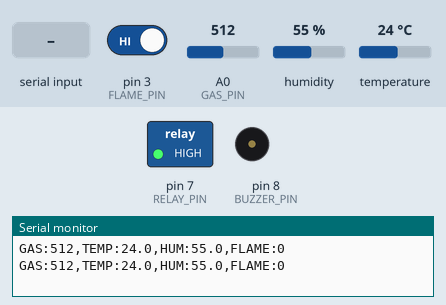
A sketch run on a simulated Arduino Uno, built with avr-gcc and run on an emulated ATmega328P. On the bench: switched loads named in the sketch (green lamp = pin HIGH), buzzer (waves = sounding, pin HIGH), the last lines printed to the serial monitor. Inputs (shaded band) come from the test bench; at power-on: pin 3 (FLAME_PIN) HIGH, A0 (GAS_PIN) = 512, humidity 55 %, temperature 24 °C.

Above: at 1.2 s.
1.3 s: "BUZZER:1\n" received over Serial
At 2.2 s:
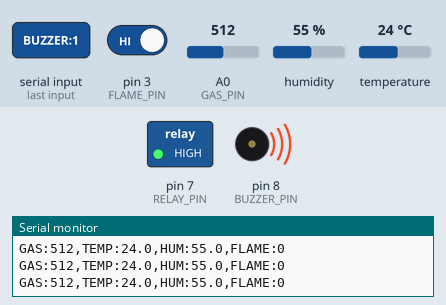
2.8 s: "BUZZER:0\n" received over Serial
At 3.4 s:
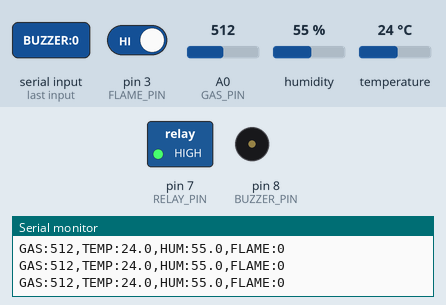
Timing chart, 0 to 5.8 s (numbered marks = the images above; inputs shaded):
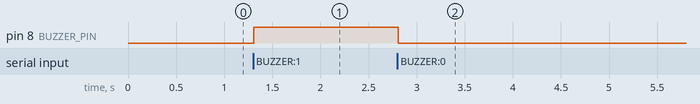

Measured:
- after the input at 1.3 s, pin 8 (BUZZER_PIN): LOW → HIGH at once
- after the input at 2.8 s, pin 8 (BUZZER_PIN): HIGH → LOW at once

The sketch:

hazard_sensors.ino
```cpp
// Predictive AI Hazard System - sensor node (Arduino Uno)
// Output (every 500 ms):  GAS:312,TEMP:27.4,HUM:55.0,FLAME:0
// Commands from PC: RELAY:1 | RELAY:0 | BUZZER:1 | BUZZER:0 | HEARTBEAT
// The host must send HEARTBEAT at least once per SERIAL_WATCHDOG_MS.

#include <DHT.h>

#define DHTPIN 2
#define DHTTYPE DHT22

const int GAS_PIN = A0;
const int FLAME_PIN = 3;
const int RELAY_PIN = 7;
const int BUZZER_PIN = 8;
const bool RELAY_ACTIVE_LOW = true;
const unsigned long SERIAL_WATCHDOG_MS = 2500;

DHT dht(DHTPIN, DHTTYPE);
unsigned long lastSend = 0;
unsigned long lastHeartbeat = 0;
bool heartbeatSeen = false;
bool relayOn = false;
String cmd = "";

void setRelay(bool on) {
  relayOn = on;
  digitalWrite(RELAY_PIN, (on ^ RELAY_ACTIVE_LOW) ? HIGH : LOW);
}

bool heartbeatFresh() {
  return heartbeatSeen && (millis() - lastHeartbeat <= SERIAL_WATCHDOG_MS);
}

void handleCommand(const String &c) {
  if (c == "HEARTBEAT") {
    lastHeartbeat = millis();
    heartbeatSeen = true;
  } else if (c == "RELAY:1") {
    if (heartbeatFresh()) setRelay(true);
  } else if (c == "RELAY:0") {
    setRelay(false);                         // shutdown is always accepted
  } else if (c == "BUZZER:1") {
    digitalWrite(BUZZER_PIN, HIGH);
  } else if (c == "BUZZER:0") {
    digitalWrite(BUZZER_PIN, LOW);
  }
}

void setup() {
  Serial.begin(9600);
  pinMode(FLAME_PIN, INPUT);
  pinMode(RELAY_PIN, OUTPUT);
  pinMode(BUZZER_PIN, OUTPUT);
  setRelay(false);                           // safe state at boot
  digitalWrite(BUZZER_PIN, LOW);
  dht.begin();
}

void loop() {
  while (Serial.available()) {
    char ch = Serial.read();
    if (ch == '\n') {
      cmd.trim();
      handleCommand(cmd);
      cmd = "";
    } else if (cmd.length() < 40) {
      cmd += ch;                             // bound command buffer
    } else {
      cmd = "";                              // discard oversized command
    }
  }

  if (relayOn && !heartbeatFresh()) {
    setRelay(false);                         // host disappeared -> safe relay state
    digitalWrite(BUZZER_PIN, LOW);
  }

  if (millis() - lastSend >= 500) {
    lastSend = millis();
    int gas = analogRead(GAS_PIN);
    float t = dht.readTemperature();
    float h = dht.readHumidity();
    int flame = (digitalRead(FLAME_PIN) == LOW) ? 1 : 0;

    Serial.print("GAS:");   Serial.print(gas);
    Serial.print(",TEMP:"); Serial.print(isnan(t) ? "NAN" : String(t, 1));
    Serial.print(",HUM:");  Serial.print(isnan(h) ? "NAN" : String(h, 1));
    Serial.print(",FLAME:"); Serial.println(flame);
  }
}
```
